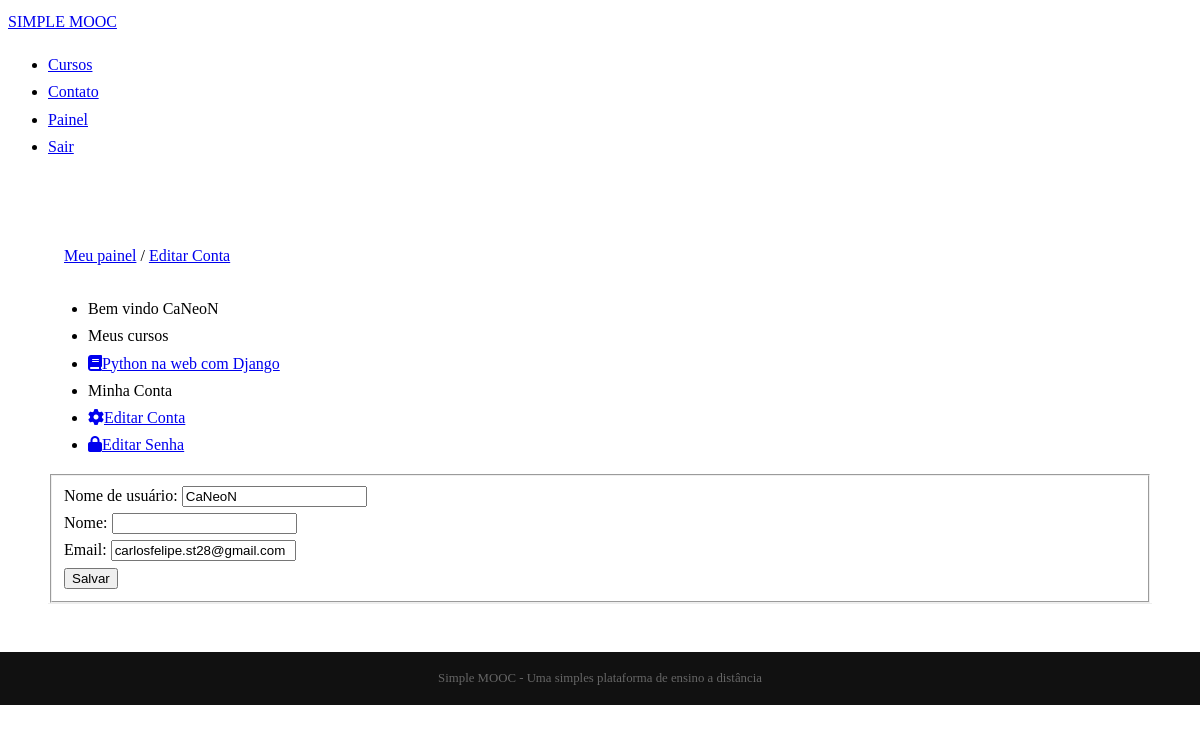
The page /conta/editar/ (signed in) on the database its author committed.
### Simplemooc/accounts/models.py (models this page shows, shortened)
class User(AbstractBaseUser, PermissionsMixin):
    username = models.CharField(
        'Nome de usuário', max_length=30, unique=True, #O unique = True é necessário
        validators= [RegexValidator(re.compile('^[\w.@+-]+$'), 'O nomes de usuário inserido é inválido')]
    )
    email = models.EmailField('Email', unique=True)
    name = models.CharField('Nome', max_length=100)
    is_active = models.BooleanField('Está ativo?', blank=True, default=True)
    is_staff = models.BooleanField('É da equipe?', blank=True, default=False)
    date_joined = models.DateTimeField('Data de entrada', auto_now_add=True)
    objects = UserManager()
    USERNAME_FIELD = 'username'
    REQUIRED_FIELDS = ['email'] #Lista com atributos obrigatórios
    def __str__(self): # Retorna um nome para o objeto
        return self.name or self.username
    class Meta:
        verbose_name = 'Usuário'
        verbose_name_plural = 'Usuários'

### Simplemooc/courses/models.py (models this page shows, shortened)
class Enrollments(models.Model):
    STATUS_CHOICES = (
        (0, 'Pendente'),
        (1, 'Aprovado'),
        (2, 'Cancelado'),
        (3, 'Indisponível')
    )
    user = models.ForeignKey(settings.AUTH_USER_MODEL, on_delete=models.CASCADE,
    related_name = 'enrollments_user', verbose_name='Usuário')
    course = models.ForeignKey(Course, on_delete=models.RESTRICT,
    related_name='enrollments_course', verbose_name='Curso')
    status = models.IntegerField('Situação', choices=STATUS_CHOICES, default=0, blank=True)
    created_at = models.DateTimeField('Criado em', auto_now_add=True, blank=True)
    updated_at = models.DateTimeField('Atualizado em', auto_now=True, blank=True)
    class Meta:
        verbose_name = 'Inscrição'
        verbose_name_plural = 'Inscrições'
        ordering = ['course']
        unique_together = (('user', 'course'),)

class Course(models.Model):
    name = models.CharField("Nome", max_length=100)
    slug = models.SlugField('Atalho')
    description = models.TextField('Descrição simples', blank=True)
    about = models.TextField('Sobre o curso', blank=True)
    start_date = models.DateField('Data de início', blank=True, null=True)
    created_at = models.DateTimeField('Criado em', auto_now_add=True)
    updated_at = models.DateField('Editado em', auto_now=True)
    image = models.ImageField(upload_to = 'courses/images', verbose_name='Imagem', blank=True, null=True)
    objects = CourseManager() #define o método de pesquisa da tabela
    def __str__(self):
        return self.name
    class Meta:
        verbose_name = 'Curso'
        verbose_name_plural = 'Cursos'
        ordering = ['name']

### Simplemooc/accounts/views.py (the view)
# urls.py: path('editar/', views.edit, name='edit'),
@login_required
def edit(request):
    template_name = 'accounts/edit.html'
    context = {}
    if request.method == 'POST':
        form = EditAccountForm(request.POST, instance = request.user)
        if form.is_valid():
            form.save()
            form = EditAccountForm(instance = request.user)
            messages.success(request,'Dados da conta alterados com sucesso')
    else:
        form = EditAccountForm(instance = request.user)
    context['form'] = form
    return render(request, template_name, context)

### Simplemooc/accounts/forms.py
class EditAccountForm(forms.ModelForm):
    class Meta:
        model = User
        fields = ['username', 'name', 'email']

### Simplemooc/accounts/templatetags/course_tags.py (called while the page is built)
@register.inclusion_tag('accounts/templatetags/my_course.html') # Pasta do template da tag
def my_courses(user):
    enrollments = Enrollments.objects.filter(user = user)
    context = {
        'enrollments' : enrollments
    }
    return context

### Simplemooc/accounts/templates/accounts/edit.html (shortened to what this page needs)
{% extends 'accounts/dashboard.html' %}
{%block breadcrumb%}
	{{block.super}}
	<li>/</li>
	<li><a href="{%url 'accounts:edit'%}">Editar Conta</a></li>
{%endblock%}
{%block dashboard_content%}
	<form class="pure-form pure-form-stacked" method="post">
		<fieldset>
			{%for field in form%}
			<div class="pure-control-group">
				{{field.label_tag}}
				{{field}}
			</div>
			{%endfor%}
			<div class="pure-controls">
				<button class="pure-button pure-button-primary" type="submit">Salvar</button>
			</div>
		</fieldset>
	</form>
{%endblock%}

### Simplemooc/accounts/templates/accounts/dashboard.html (shortened to what this page needs)
{%extends 'base.html'%}
{%load course_tags%}
{%block content%}
<div class="pure-g-r content-ribbon">
	<div class="pure-u-1-3">
		<ul class="breadcrumb">
			{%block breadcrumb%}
			<li ><a href="{%url 'accounts:dashboard'%}">Meu painel</a></li>
			{%endblock%}
		</ul>
		<div class="pure-menu pure-menu-open">
			<ul>
				<li class="pure-menu-heading">Bem vindo {{user}}</li>
				{%block menu-options%}
				{%my_courses user%}
				<li><a class="pure-menu-heading">Minha Conta</a></li>
				<li><a href="{%url 'accounts:edit'%}"><i class="fas fa-cog"></i>Editar Conta</a></li>
				<li><a href="{%url 'accounts:edit-password'%}"><i class="fas fa-lock"></i>Editar Senha</a></li>
				{%endblock%}
			</ul>
		</div>
	</div>
	<div class="pure-u-2-3">
		<div class="inner">
			{%block dashboard_content%}{%endblock%}
		</div>
	</div>
</div>
{%endblock%}

### Simplemooc/accounts/templates/accounts/templatetags/my_course.html
<li class="pure-menu-heading">Meus cursos</li>
{%for enrollment in enrollments%}
<li><a href="{% url 'courses:announcements' enrollment.course.slug%}"><i class="fas fa-book"></i>{{enrollment.course}}</a></li>
{%empty%}
<li><a href="">Você não está inscrito em nenhum curso</a></li>
{%endfor%}

### Simplemooc/core/static/css/styles.css (style rules this page uses)
* { -webkit-box-sizing: border-box; -moz-box-sizing: border-box; box-sizing: border-box; }
body { margin: 0 auto; line-height: 1.7em; }
.content .content-ribbon { margin: 3em; border-bottom: 1px solid #eee; }
ul.breadcrumb { padding: : 10px 16px; list-style: none; }

### Simplemooc/core/templates/base.html (style rules this page uses)
ul.breadcrumb { list-style-type: none; padding : 10px 16px; }
ul.breadcrumb li { display: inline; }

### rows shown on the page
User: name+username "CaNeoN", form "CaNeoN" "carlosfelipe.st28@gmail.com"
Enrollments: course "Python na web com Django"

### other values the page prints
{{ field.label_tag }} "Nome de usuário:" "Nome:" "Email:"
